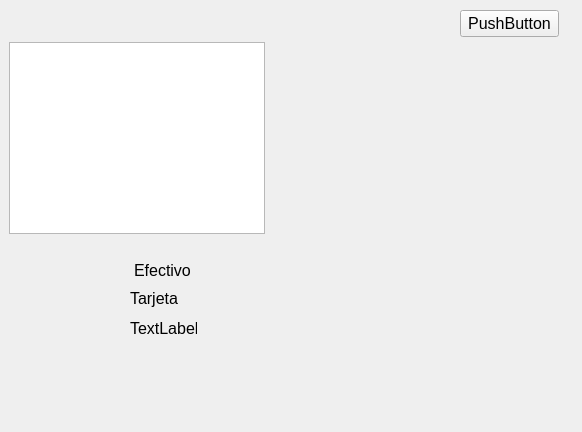
<?xml version="1.0" encoding="UTF-8"?>
<ui version="4.0">
 <class>ui_pagos</class>
 <widget class="QWidget" name="ui_pagos">
  <property name="geometry">
   <rect>
    <x>0</x>
    <y>0</y>
    <width>582</width>
    <height>432</height>
   </rect>
  </property>
  <property name="font">
   <font>
    <pointsize>12</pointsize>
   </font>
  </property>
  <property name="windowTitle">
   <string>Lista de Pagos</string>
  </property>
  <widget class="QTableView" name="tableView">
   <property name="geometry">
    <rect>
     <x>9</x>
     <y>42</y>
     <width>256</width>
     <height>192</height>
    </rect>
   </property>
  </widget>
  <widget class="QPushButton" name="pushButton">
   <property name="geometry">
    <rect>
     <x>460</x>
     <y>10</y>
     <width>99</width>
     <height>27</height>
    </rect>
   </property>
   <property name="text">
    <string>PushButton</string>
   </property>
  </widget>
  <widget class="QLabel" name="label_2">
   <property name="geometry">
    <rect>
     <x>130</x>
     <y>290</y>
     <width>141</width>
     <height>17</height>
    </rect>
   </property>
   <property name="text">
    <string>Tarjeta</string>
   </property>
  </widget>
  <widget class="QLabel" name="label_3">
   <property name="geometry">
    <rect>
     <x>130</x>
     <y>320</y>
     <width>67</width>
     <height>17</height>
    </rect>
   </property>
   <property name="text">
    <string>TextLabel</string>
   </property>
  </widget>
  <widget class="QLabel" name="label">
   <property name="geometry">
    <rect>
     <x>134</x>
     <y>260</y>
     <width>101</width>
     <height>20</height>
    </rect>
   </property>
   <property name="text">
    <string>Efectivo</string>
   </property>
  </widget>
 </widget>
 <resources/>
 <connections/>
</ui>
